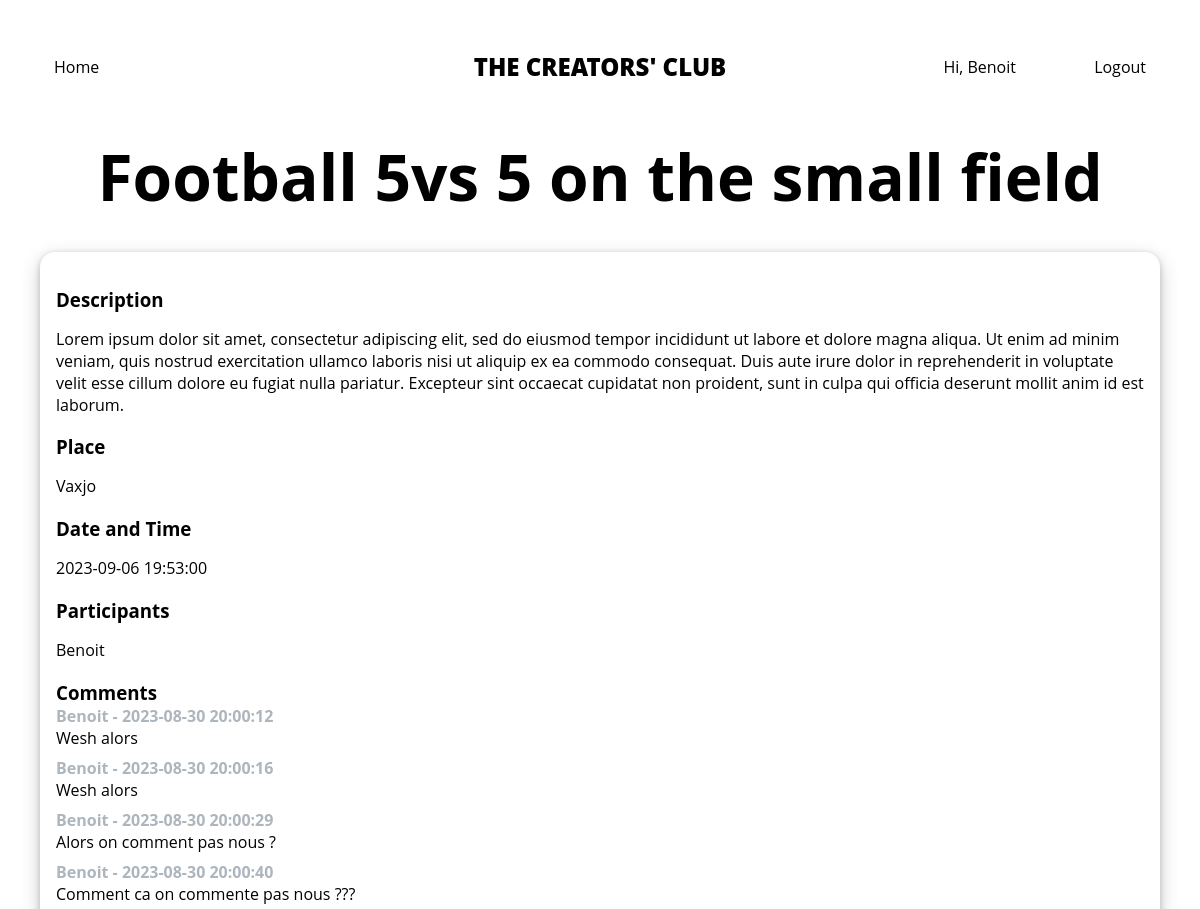
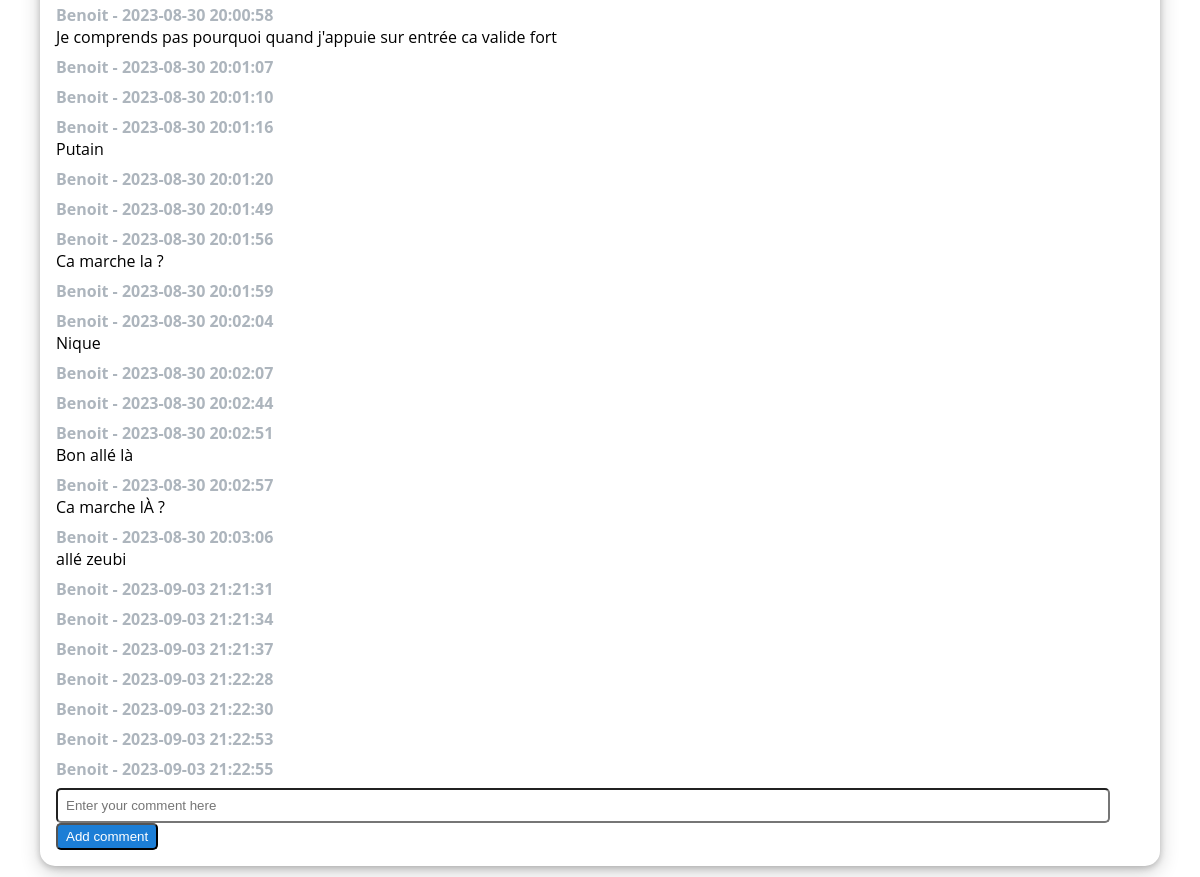
The app's page /event/1 (signed in) with its own data (2 pictures, top to bottom).
### website/models.py (models this page shows)
class User(db.Model, UserMixin):
    id = db.Column(db.Integer, primary_key=True)
    email = db.Column(db.String(150), unique=True)
    password = db.Column(db.String(150))
    first_name = db.Column(db.String(150))
    notes = db.relationship('Note')
    events = db.relationship('Events', secondary=user_events, back_populates='participants')
    comments = db.relationship('Comment', backref='user', lazy=True)

class Events(db.Model):
    id = db.Column(db.Integer, primary_key=True)
    name = db.Column(db.String(150), nullable=False)
    description = db.Column(db.String(1000), nullable=True)
    organizer_id = db.Column(db.Integer, db.ForeignKey('user.id'))  # Corrected column name
    date = db.Column(db.DateTime, nullable=False)
    place = db.Column(db.String(150), nullable=False)
    participants = db.relationship('User', secondary=user_events, back_populates='events')
    comments = db.relationship('Comment', backref='event', lazy=True)

class Comment(db.Model):
    id = db.Column(db.Integer, primary_key=True)
    description = db.Column(db.String(1000), nullable=False)
    date = db.Column(db.DateTime, default=func.now(), nullable=False)
    user_id = db.Column(db.Integer, db.ForeignKey('user.id'), nullable=False)
    event_id = db.Column(db.Integer, db.ForeignKey('events.id'), nullable=False)

### website/views.py (the view, shortened to what this page needs)
@views.route("/event/<int:event_id>", methods=['GET', 'POST'])
@login_required
def show_event(event_id):
    event = Events.query.get(event_id)
    comments = Comment.query.filter_by(event_id=event_id).all()
    commentators = {}
    for comment in comments:
        buff_comment = User.query.filter_by(id=comment.user_id).all()
        commentators[comment.user_id] = buff_comment[0].first_name
    print(commentators)
    participants = event.participants
    participant_names = [participant.first_name for participant in participants]
    return render_template("event.html", user=current_user, event=event,
                           participants=participant_names, comments=comments, commentators=commentators)

### website/__init__.py (called while the page is built)
def create_app():
    app = Flask(__name__)
    app.config['SECRET_KEY'] = 'hjshjhdjah kjshkjdhjs'
    app.config['SQLALCHEMY_DATABASE_URI'] = f'sqlite:///{DB_NAME}'
    db.init_app(app)
    from .views import views
    from .auth import auth
    app.register_blueprint(views, url_prefix='/')
    app.register_blueprint(auth, url_prefix='/')
    from .models import User, Note, Events
    with app.app_context():
        db.create_all()
    login_manager = LoginManager()
    login_manager.login_view = 'auth.login'
    login_manager.init_app(app)
    @login_manager.user_loader
    def load_user(id):
        return User.query.get(int(id))
    return app

### website/templates/event.html
{% extends "base.html" %} {% block title %}Home{% endblock %} {% block content
    %}
    <h1 align="center">{{event.name}}</h1>
    <div class="event-page-box">
    <h3>Description</h3>
    <p>{{event.description}}</p>
    <h3>Place</h3>
    <p>{{event.place}}</p>
    <h3>Date and Time</h3>
    <p>{{event.date}}</p>
    <h3>Participants</h3>
    {% for participant in participants%}
    <p>{{participants[0]}}</p>
    {% endfor %}
    <h3>Comments</h3>
    {% for comment in comments %}
        <p class="name-commentators">{{commentators[comment.user_id]}} - {{comment.date.strftime('%Y-%m-%d %H:%M:%S')}} </p>
        <p class="comments"> {{comment.description }} </p>
    {% endfor %}
    <div class="div-comment">
        <form method="POST">
        <input type="textarea" class="comment-area" placeholder="Enter your comment here" name="comment" id="comment"></input>
        <br>
        <button type="submit" class="btn-add-comment" href="/event/{{event.id}}" >Add comment</input>
        </form>
    </div>
    </div>
    {% endblock %}

### website/templates/base.html (shortened to what this page needs)
<!DOCTYPE html>
<html>
  <head>
    <link rel="stylesheet" type="text/css" href="/static/style_custom.css" />
  </head>
  <body>
    <nav class="navbar">
      <div class="navbar-left">
          <a class="choice" id="home" href="/">Home</a>
      </div>
      <div class="navbar-center">
          <div class="menu-center">
            <p class="high_title">THE CREATORS' CLUB</p>
          </div>
      </div>
      <div class="navbar-right">
          <div class="menu-right">
              {% if user.is_authenticated %}
              <a class="hi-class">Hi, {{user.first_name}} </a>
              <a class="choice" id="logout" href="/logout">Logout</a>
              {% else %}
              <a class="choice" id="login" href="/login">Login</a>
              <a class="choice" id="signUp" href="/sign-up">Sign Up</a>
              {% endif %}
          </div>
      </div>
  </nav>
    <div class="container">{% block content %} {% endblock %}</div>
  </body>
</html>

### website/static/style_custom.css (style rules this page uses)
body { font-family: 'Open sans', sans-serif; }
.navbar { display: flex; justify-content: space-between; align-items: center; color: black; padding: 10px 20px; margin: 1em; }
.navbar-left { flex: 1; display: flex; align-items: center; }
.navbar-center { display: flex; align-items: center; }
.navbar-right { flex: 1; text-align: right; }
.menu-center, .menu-right { display: inline-block; }
.choice { margin: 10px; color: black; text-decoration: none; }
.hi-class { padding-right: 64px; }
h1 { font-size: 64px; margin: 0px; }
h3 { margin-bottom: 0px; }
.event-page-box { margin: 2em; padding: 1em; box-shadow: 0 2px 6px 0 rgba(0, 0, 0, 0.2), 0 6px 20px 0 rgba(0, 0, 0, 0.19); border-radius: 15px; }
.comment-area { width: 95%; border-radius: 5px; padding: 8px; }
.div-comment { width: 100%; }
.btn-add-comment { padding: 4px 8px 4px 8px; background-color: #1c7ed6; color: white; cursor: pointer; border-radius: 5px; text-decoration: none; }
.name-commentators { color: #adb5bd; margin: 0px; font-weight: 700; }
.comments { margin-top: 0px; margin-bottom: 8px; }
.high_title { font-size: 24px; font-weight: 900; }

### records on screen
User: first_name "Benoit"
Events: name "Football 5vs 5 on the small field", description "Lorem ipsum dolor sit amet, consectetur adipiscing elit, sed do eiusmod tempor incididunt ut labore et dolore magna aliqua. Ut enim ad minim veniam, quis nostrud exercitation ullamco laboris nisi ut aliquip ex ea commodo consequat. Duis aute irure dolor in reprehenderit in voluptate velit esse cillum dolore eu fugiat nulla pariatur. Excepteur sint occaecat cupidatat non proident, sunt in culpa qui officia deserunt mollit anim id est laborum.", place "Vaxjo", date "2023-09-06 19:53:00"
Comment: date "2023-08-30 20:00:12", description "Wesh alors"
Comment: date "2023-08-30 20:00:16", description "Wesh alors"
Comment: date "2023-08-30 20:00:29", description "Alors on comment pas nous ?"
Comment: date "2023-08-30 20:00:40", description "Comment ca on commente pas nous ???"
Comment: date "2023-08-30 20:00:58", description "Je comprends pas pourquoi quand j'appuie sur entrée ca valide fort"
Comment: date "2023-08-30 20:01:07"
Comment: date "2023-08-30 20:01:10"
Comment: date "2023-08-30 20:01:16", description "Putain"
Comment: date "2023-08-30 20:01:20"
Comment: date "2023-08-30 20:01:49"
Comment: date "2023-08-30 20:01:56", description "Ca marche la ?"
Comment: date "2023-08-30 20:01:59"
Comment: date "2023-08-30 20:02:04", description "Nique"
Comment: date "2023-08-30 20:02:07"
Comment: date "2023-08-30 20:02:44"
Comment: date "2023-08-30 20:02:51", description "Bon allé là"
Comment: date "2023-08-30 20:02:57", description "Ca marche lÀ ?"
Comment: date "2023-08-30 20:03:06", description "allé zeubi"
Comment: date "2023-09-03 21:21:31"
Comment: date "2023-09-03 21:21:34"
Comment: date "2023-09-03 21:21:37"
Comment: date "2023-09-03 21:22:28"
Comment: date "2023-09-03 21:22:30"
Comment: date "2023-09-03 21:22:53"
Comment: date "2023-09-03 21:22:55"
